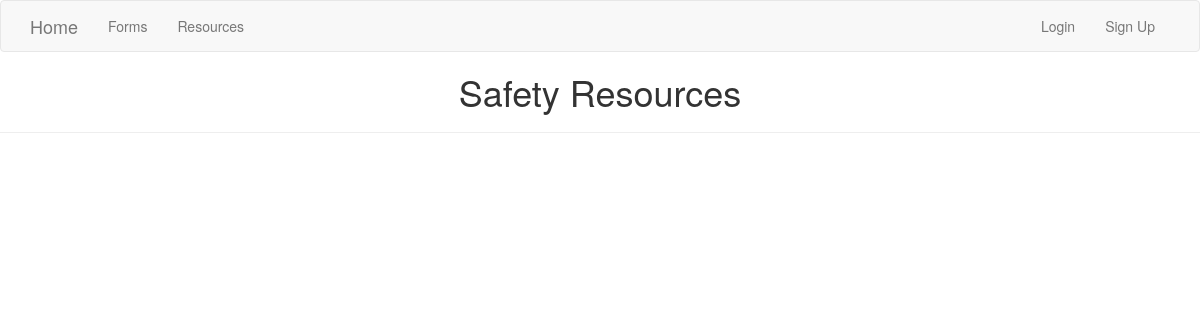
Before: /resources with the older database file.
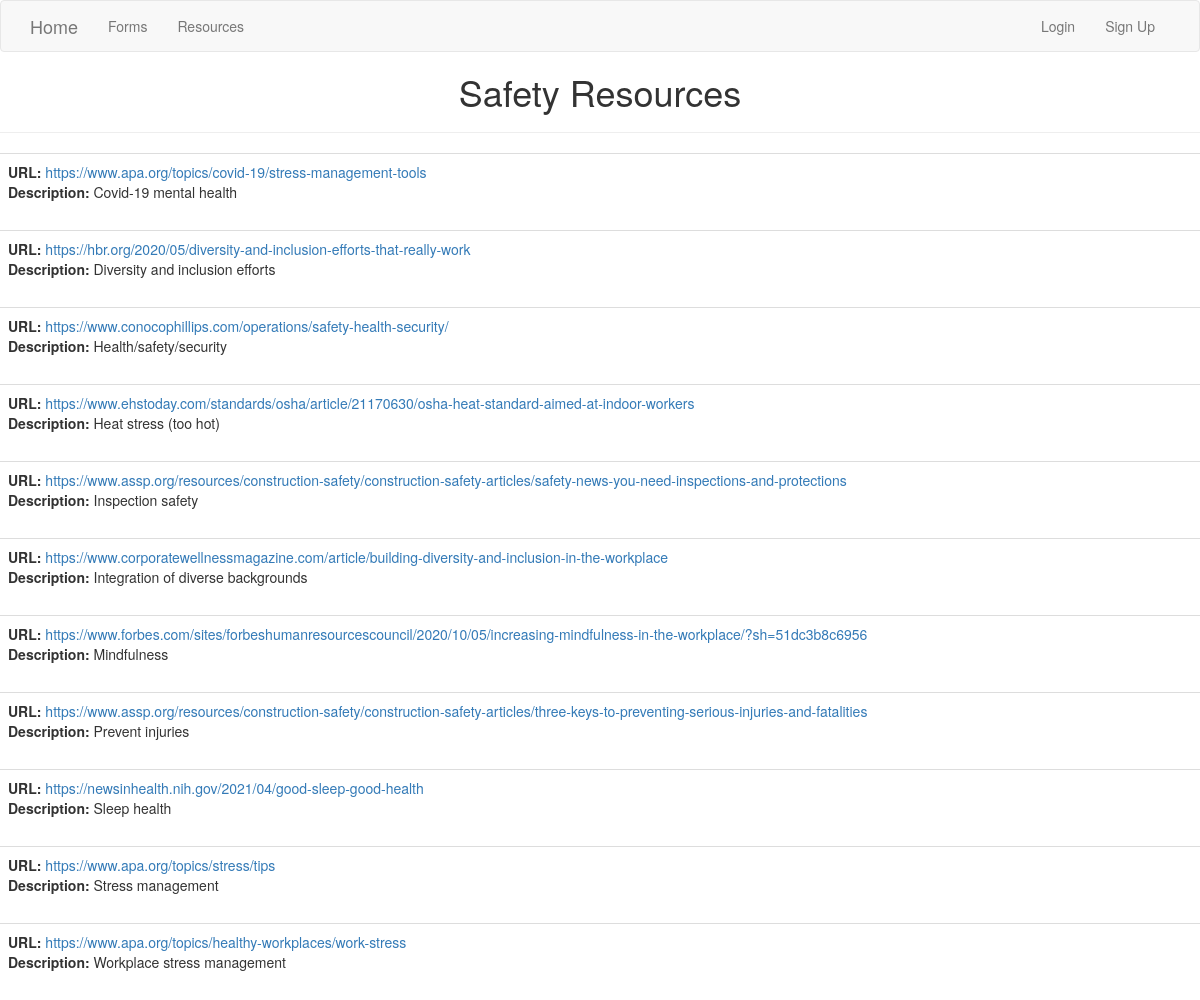
After: the same page with the newer database file.
### flask_app/models.py (models this page shows, shortened)
class Resources(db.Model):
    id = db.Column(db.Integer, primary_key=True)
    url = db.Column(db.String(64))  # Optional identification
    desc = db.Column(db.String(128))  # Optional identification

### flask_app/routes.py (the view)
@app.route('/resources')
def resources():
    posts = Resources.query.all()
    return render_template('resource_repo.html', posts=posts)

### flask_app/templates/resource_repo.html (shortened to what this page needs)
{% extends "base.html" %}
{% block content %}
    <h1>Safety Resources</h1>
    <hr>
    {% for post in posts %}
        {% include '_resourcepost.html' %}
    {% endfor %}
{% endblock %}

### flask_app/templates/base.html (shortened to what this page needs)
{% extends 'bootstrap/base.html' %}
{% block navbar %}
    <nav class="navbar navbar-default">
        <div class="container">
            <div class="navbar-header">
                <a class="navbar-brand" href="{{ url_for('index') }}">Home</a>
            </div>
            <div class="collapse navbar-collapse" id="bs-example-navbar-collapse-1">
                <ul class="nav navbar-nav">
                    <li><a href="{{ url_for('forms') }}">Forms</a></li>
                    <li><a href="{{ url_for('resources') }}">Resources</a></li>
                </ul>
                <ul class="nav navbar-nav navbar-right">
                    {% if current_user.is_anonymous %}
                    <li><a href="{{ url_for('login') }}">Login</a></li>
                    <li><a href="{{ url_for('register') }}">Sign Up</a>
                    {% else %}
                    <li><a href="{{ url_for('logout') }}">Logout</a></li>
                    {% endif %}
                </ul>
            </div>
        </div>
    </nav>
{% endblock %}

### flask_app/templates/_resourcepost.html (shortened to what this page needs)
    <table class="table table-hover">
        <tr>
             <td>
                 <b>URL:</b> <a href="{{ post.url }}">{{ post.url }}</a><br>
               <b>Description:</b> {{ post.desc }}
                <br>
            </td>
        </tr>
    </table>

### flask_app/templates/resource_repo.html (style rules this page uses)
h1 { text-align: center; }

Changed rows visible on the page:
added Resources: url "https://www.apa.org/topics/covid-19/stress-management-tools", desc "Covid-19 mental health"
added Resources: url "https://hbr.org/2020/05/diversity-and-inclusion-efforts-that-really-work", desc "Diversity and inclusion efforts"
added Resources: url "https://www.conocophillips.com/operations/safety-health-security/", desc "Health/safety/security"
added Resources: url "https://www.ehstoday.com/standards/osha/article/21170630/osha-heat-standard-aimed-at-indoor-workers", desc "Heat stress (too hot)"
added Resources: url "https://www.assp.org/resources/construction-safety/construction-safety-articles/safety-news-you-need-inspections-and-protections", desc "Inspection safety"
added Resources: url "https://www.corporatewellnessmagazine.com/article/building-diversity-and-inclusion-in-the-workplace", desc "Integration of diverse backgrounds"
added Resources: url "https://www.forbes.com/sites/forbeshumanresourcescouncil/2020/10/05/increasing-mindfulness-in-the-workplace/?sh=51dc3b8c6956", desc "Mindfulness"
added Resources: url "https://www.assp.org/resources/construction-safety/construction-safety-articles/three-keys-to-preventing-serious-injuries-and-fatalities", desc "Prevent injuries"
added Resources: url "https://newsinhealth.nih.gov/2021/04/good-sleep-good-health", desc "Sleep health"
added Resources: url "https://www.apa.org/topics/stress/tips", desc "Stress management"
added Resources: url "https://www.apa.org/topics/healthy-workplaces/work-stress", desc "Workplace stress management"
